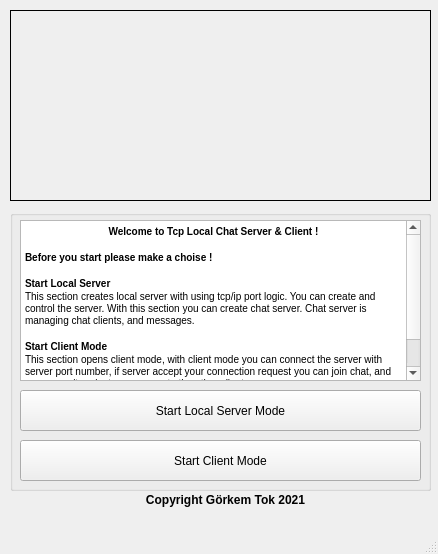
<?xml version="1.0" encoding="UTF-8"?>
<ui version="4.0">
 <class>MainWindow</class>
 <widget class="QMainWindow" name="MainWindow">
  <property name="geometry">
   <rect>
    <x>0</x>
    <y>0</y>
    <width>438</width>
    <height>554</height>
   </rect>
  </property>
  <property name="minimumSize">
   <size>
    <width>0</width>
    <height>0</height>
   </size>
  </property>
  <property name="maximumSize">
   <size>
    <width>495</width>
    <height>631</height>
   </size>
  </property>
  <property name="windowTitle">
   <string>MainWindow</string>
  </property>
  <widget class="QWidget" name="centralwidget">
   <widget class="QLabel" name="label">
    <property name="geometry">
     <rect>
      <x>10</x>
      <y>10</y>
      <width>421</width>
      <height>191</height>
     </rect>
    </property>
    <property name="frameShape">
     <enum>QFrame::Box</enum>
    </property>
    <property name="text">
     <string/>
    </property>
   </widget>
   <widget class="QGroupBox" name="groupBox">
    <property name="geometry">
     <rect>
      <x>10</x>
      <y>210</y>
      <width>421</width>
      <height>281</height>
     </rect>
    </property>
    <property name="title">
     <string/>
    </property>
    <widget class="QPushButton" name="pushButton">
     <property name="geometry">
      <rect>
       <x>10</x>
       <y>180</y>
       <width>401</width>
       <height>41</height>
      </rect>
     </property>
     <property name="text">
      <string>Start Local Server Mode</string>
     </property>
    </widget>
    <widget class="QTextEdit" name="textEdit">
     <property name="geometry">
      <rect>
       <x>10</x>
       <y>10</y>
       <width>401</width>
       <height>161</height>
      </rect>
     </property>
     <property name="readOnly">
      <bool>true</bool>
     </property>
     <property name="html">
      <string>&lt;!DOCTYPE HTML PUBLIC &quot;-//W3C//DTD HTML 4.0//EN&quot; &quot;http://www.w3.org/TR/REC-html40/strict.dtd&quot;&gt;
&lt;html&gt;&lt;head&gt;&lt;meta name=&quot;qrichtext&quot; content=&quot;1&quot; /&gt;&lt;style type=&quot;text/css&quot;&gt;
p, li { white-space: pre-wrap; }
&lt;/style&gt;&lt;/head&gt;&lt;body style=&quot; font-family:'MS Shell Dlg 2'; font-size:8.25pt; font-weight:400; font-style:normal;&quot;&gt;
&lt;p align=&quot;center&quot; style=&quot; margin-top:0px; margin-bottom:0px; margin-left:0px; margin-right:0px; -qt-block-indent:0; text-indent:0px;&quot;&gt;&lt;span style=&quot; font-size:7.8pt; font-weight:600;&quot;&gt;Welcome to Tcp Local Chat Server &amp;amp; Client !&lt;/span&gt;&lt;/p&gt;
&lt;p align=&quot;center&quot; style=&quot;-qt-paragraph-type:empty; margin-top:0px; margin-bottom:0px; margin-left:0px; margin-right:0px; -qt-block-indent:0; text-indent:0px; font-size:7.8pt; font-weight:600;&quot;&gt;&lt;br /&gt;&lt;/p&gt;
&lt;p style=&quot; margin-top:0px; margin-bottom:0px; margin-left:0px; margin-right:0px; -qt-block-indent:0; text-indent:0px;&quot;&gt;&lt;span style=&quot; font-size:7.8pt; font-weight:600;&quot;&gt;Before you start please make a choise !&lt;/span&gt;&lt;/p&gt;
&lt;p style=&quot;-qt-paragraph-type:empty; margin-top:0px; margin-bottom:0px; margin-left:0px; margin-right:0px; -qt-block-indent:0; text-indent:0px; font-size:7.8pt; font-weight:600;&quot;&gt;&lt;br /&gt;&lt;/p&gt;
&lt;p style=&quot; margin-top:0px; margin-bottom:0px; margin-left:0px; margin-right:0px; -qt-block-indent:0; text-indent:0px;&quot;&gt;&lt;span style=&quot; font-size:7.8pt; font-weight:600;&quot;&gt;Start Local Server&lt;/span&gt;&lt;/p&gt;
&lt;p style=&quot; margin-top:0px; margin-bottom:0px; margin-left:0px; margin-right:0px; -qt-block-indent:0; text-indent:0px;&quot;&gt;&lt;span style=&quot; font-size:7.8pt;&quot;&gt;This section creates local server with using tcp/ip port logic. You can create and control the server. With this section you can create chat server. Chat server is managing chat clients, and messages.&lt;/span&gt;&lt;/p&gt;
&lt;p style=&quot;-qt-paragraph-type:empty; margin-top:0px; margin-bottom:0px; margin-left:0px; margin-right:0px; -qt-block-indent:0; text-indent:0px; font-size:7.8pt;&quot;&gt;&lt;br /&gt;&lt;/p&gt;
&lt;p style=&quot; margin-top:0px; margin-bottom:0px; margin-left:0px; margin-right:0px; -qt-block-indent:0; text-indent:0px;&quot;&gt;&lt;span style=&quot; font-size:7.8pt; font-weight:600;&quot;&gt;Start Client Mode&lt;/span&gt;&lt;/p&gt;
&lt;p style=&quot; margin-top:0px; margin-bottom:0px; margin-left:0px; margin-right:0px; -qt-block-indent:0; text-indent:0px;&quot;&gt;&lt;span style=&quot; font-size:7.8pt;&quot;&gt;This section opens client mode, with client mode you can connect the server with server port number, if server accept your connection request you can join chat, and you can write private messages to the other clients.&lt;/span&gt;&lt;/p&gt;
&lt;p style=&quot;-qt-paragraph-type:empty; margin-top:0px; margin-bottom:0px; margin-left:0px; margin-right:0px; -qt-block-indent:0; text-indent:0px; font-size:7.8pt;&quot;&gt;&lt;br /&gt;&lt;/p&gt;
&lt;p style=&quot;-qt-paragraph-type:empty; margin-top:0px; margin-bottom:0px; margin-left:0px; margin-right:0px; -qt-block-indent:0; text-indent:0px; font-size:7.8pt; font-weight:600;&quot;&gt;&lt;br /&gt;&lt;/p&gt;&lt;/body&gt;&lt;/html&gt;</string>
     </property>
    </widget>
    <widget class="QPushButton" name="pushButton_2">
     <property name="geometry">
      <rect>
       <x>10</x>
       <y>230</y>
       <width>401</width>
       <height>41</height>
      </rect>
     </property>
     <property name="text">
      <string>Start Client Mode</string>
     </property>
    </widget>
   </widget>
   <widget class="QLabel" name="label_2">
    <property name="geometry">
     <rect>
      <x>120</x>
      <y>490</y>
      <width>211</width>
      <height>21</height>
     </rect>
    </property>
    <property name="text">
     <string>&lt;html&gt;&lt;head/&gt;&lt;body&gt;&lt;p align=&quot;center&quot;&gt;&lt;span style=&quot; font-weight:600;&quot;&gt;Copyright Görkem Tok 2021&lt;/span&gt;&lt;/p&gt;&lt;/body&gt;&lt;/html&gt;</string>
    </property>
   </widget>
  </widget>
  <widget class="QMenuBar" name="menubar">
   <property name="geometry">
    <rect>
     <x>0</x>
     <y>0</y>
     <width>438</width>
     <height>21</height>
    </rect>
   </property>
  </widget>
  <widget class="QStatusBar" name="statusbar"/>
 </widget>
 <resources/>
 <connections/>
</ui>
